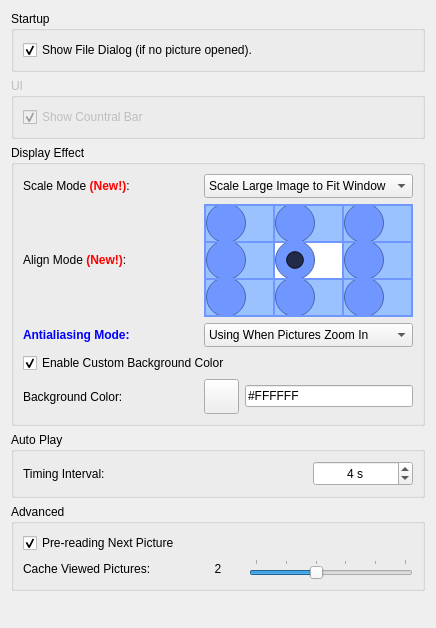
<?xml version="1.0" encoding="UTF-8"?>
<ui version="4.0">
 <class>CommonSetting</class>
 <widget class="QWidget" name="CommonSetting">
  <property name="geometry">
   <rect>
    <x>0</x>
    <y>0</y>
    <width>436</width>
    <height>616</height>
   </rect>
  </property>
  <property name="windowTitle">
   <string>Form</string>
  </property>
  <layout class="QGridLayout" name="gridLayout">
   <item row="0" column="0">
    <widget class="QGroupBox" name="groupBox">
     <property name="title">
      <string>Startup</string>
     </property>
     <layout class="QGridLayout" name="gridLayout_2">
      <item row="0" column="0" colspan="2">
       <widget class="QCheckBox" name="showDialogCheckBox">
        <property name="text">
         <string>Show File Dialog (if no picture opened).</string>
        </property>
        <property name="checked">
         <bool>true</bool>
        </property>
       </widget>
      </item>
     </layout>
    </widget>
   </item>
   <item row="5" column="0">
    <layout class="QHBoxLayout" name="horizontalLayout">
     <item>
      <spacer name="horizontalSpacer">
       <property name="orientation">
        <enum>Qt::Horizontal</enum>
       </property>
       <property name="sizeHint" stdset="0">
        <size>
         <width>40</width>
         <height>20</height>
        </size>
       </property>
      </spacer>
     </item>
     <item>
      <widget class="QDialogButtonBox" name="buttonBox">
       <property name="standardButtons">
        <set>QDialogButtonBox::NoButton</set>
       </property>
      </widget>
     </item>
    </layout>
   </item>
   <item row="2" column="0">
    <widget class="QGroupBox" name="groupBox_2">
     <property name="title">
      <string>Display Effect</string>
     </property>
     <layout class="QGridLayout" name="gridLayout_3">
      <item row="0" column="2">
       <widget class="QComboBox" name="scaleModeCombo">
        <property name="sizePolicy">
         <sizepolicy hsizetype="Preferred" vsizetype="Preferred">
          <horstretch>0</horstretch>
          <verstretch>0</verstretch>
         </sizepolicy>
        </property>
        <property name="minimumSize">
         <size>
          <width>0</width>
          <height>24</height>
         </size>
        </property>
        <item>
         <property name="text">
          <string>Scale Large Image to Fit Window</string>
         </property>
        </item>
        <item>
         <property name="text">
          <string>Keep Image Size</string>
         </property>
        </item>
        <item>
         <property name="text">
          <string>Fit Window Width</string>
         </property>
        </item>
        <item>
         <property name="text">
          <string>Fit Window Height</string>
         </property>
        </item>
        <item>
         <property name="text">
          <string>Scale to Fit Window</string>
         </property>
        </item>
        <item>
         <property name="text">
          <string>Scale to Expand Window</string>
         </property>
        </item>
       </widget>
      </item>
      <item row="2" column="2">
       <widget class="QComboBox" name="antialiasModeCombo">
        <property name="sizePolicy">
         <sizepolicy hsizetype="Preferred" vsizetype="Preferred">
          <horstretch>0</horstretch>
          <verstretch>0</verstretch>
         </sizepolicy>
        </property>
        <property name="minimumSize">
         <size>
          <width>0</width>
          <height>24</height>
         </size>
        </property>
        <item>
         <property name="text">
          <string>Using When Pictures Zoom In</string>
         </property>
        </item>
        <item>
         <property name="text">
          <string>Always Using</string>
         </property>
        </item>
        <item>
         <property name="text">
          <string>Never Using</string>
         </property>
        </item>
       </widget>
      </item>
      <item row="2" column="0">
       <widget class="QLabel" name="label_2">
        <property name="text">
         <string>&lt;html&gt;&lt;head/&gt;&lt;body&gt;&lt;p&gt;&lt;span style=&quot; font-weight:600; color:#0000ff;&quot;&gt;Antialiasing Mode:&lt;/span&gt;&lt;/p&gt;&lt;/body&gt;&lt;/html&gt;</string>
        </property>
       </widget>
      </item>
      <item row="5" column="0">
       <widget class="QLabel" name="colorLabel">
        <property name="text">
         <string>Background Color:</string>
        </property>
       </widget>
      </item>
      <item row="0" column="0">
       <widget class="QLabel" name="label_4">
        <property name="text">
         <string>&lt;html&gt;&lt;head/&gt;&lt;body&gt;&lt;p&gt;Scale Mode &lt;span style=&quot; font-weight:600; color:#ff0000;&quot;&gt;(New!)&lt;/span&gt;&lt;span style=&quot; color:#000000;&quot;&gt;:&lt;/span&gt;&lt;/p&gt;&lt;/body&gt;&lt;/html&gt;</string>
        </property>
       </widget>
      </item>
      <item row="5" column="2">
       <layout class="QHBoxLayout" name="horizontalLayout_2">
        <property name="sizeConstraint">
         <enum>QLayout::SetDefaultConstraint</enum>
        </property>
        <item>
         <widget class="QPushButton" name="colorButton">
          <property name="sizePolicy">
           <sizepolicy hsizetype="Fixed" vsizetype="Fixed">
            <horstretch>0</horstretch>
            <verstretch>0</verstretch>
           </sizepolicy>
          </property>
          <property name="minimumSize">
           <size>
            <width>35</width>
            <height>35</height>
           </size>
          </property>
          <property name="maximumSize">
           <size>
            <width>35</width>
            <height>35</height>
           </size>
          </property>
          <property name="styleSheet">
           <string notr="true"/>
          </property>
          <property name="text">
           <string/>
          </property>
          <property name="iconSize">
           <size>
            <width>35</width>
            <height>35</height>
           </size>
          </property>
         </widget>
        </item>
        <item>
         <widget class="QLineEdit" name="colorEdit">
          <property name="sizePolicy">
           <sizepolicy hsizetype="Preferred" vsizetype="Fixed">
            <horstretch>0</horstretch>
            <verstretch>0</verstretch>
           </sizepolicy>
          </property>
          <property name="text">
           <string>#FFFFFF</string>
          </property>
          <property name="readOnly">
           <bool>true</bool>
          </property>
         </widget>
        </item>
       </layout>
      </item>
      <item row="4" column="0" colspan="3">
       <widget class="QCheckBox" name="colorCheckBox">
        <property name="text">
         <string>Enable Custom Background Color</string>
        </property>
        <property name="checked">
         <bool>true</bool>
        </property>
       </widget>
      </item>
      <item row="1" column="0">
       <widget class="QLabel" name="label_5">
        <property name="text">
         <string>&lt;html&gt;&lt;head/&gt;&lt;body&gt;&lt;p&gt;Align Mode &lt;span style=&quot; font-weight:600; color:#ff0000;&quot;&gt;(New!)&lt;/span&gt;:&lt;/p&gt;&lt;/body&gt;&lt;/html&gt;</string>
        </property>
       </widget>
      </item>
      <item row="1" column="2">
       <widget class="QFrame" name="frame">
        <property name="minimumSize">
         <size>
          <width>0</width>
          <height>0</height>
         </size>
        </property>
        <property name="maximumSize">
         <size>
          <width>16777215</width>
          <height>16777215</height>
         </size>
        </property>
        <property name="autoFillBackground">
         <bool>false</bool>
        </property>
        <property name="styleSheet">
         <string notr="true">background-color: rgb(112, 150, 255);</string>
        </property>
        <property name="frameShape">
         <enum>QFrame::NoFrame</enum>
        </property>
        <property name="frameShadow">
         <enum>QFrame::Raised</enum>
        </property>
        <layout class="QGridLayout" name="gridLayout_8">
         <property name="margin">
          <number>2</number>
         </property>
         <property name="spacing">
          <number>2</number>
         </property>
         <item row="0" column="1">
          <widget class="QRadioButton" name="centerTopButton">
           <property name="sizePolicy">
            <sizepolicy hsizetype="Preferred" vsizetype="Preferred">
             <horstretch>0</horstretch>
             <verstretch>0</verstretch>
            </sizepolicy>
           </property>
           <property name="minimumSize">
            <size>
             <width>35</width>
             <height>35</height>
            </size>
           </property>
           <property name="styleSheet">
            <string notr="true">QRadioButton::checked {
	background-color: rgb(255, 255, 255);
 }

QRadioButton::unchecked {
	
	background-color: rgb(153, 194, 255);
 }

QRadioButton::indicator {
     width: 40px;
     height: 40px;
 }

 QRadioButton::indicator::unchecked {
     image: url(about:blank);
 }

 QRadioButton::indicator:unchecked:hover {
     image: url(about:blank);
 }

 QRadioButton::indicator:unchecked:pressed {
     image: url(about:blank);
 }

 QRadioButton::indicator::checked {
     image: url(about:blank);
 }

 QRadioButton::indicator:checked:hover {
     image: url(about:blank);
 }

 QRadioButton::indicator:checked:pressed {
     image: url(about:blank);
 }</string>
           </property>
           <property name="text">
            <string/>
           </property>
          </widget>
         </item>
         <item row="1" column="2">
          <widget class="QRadioButton" name="rightCenterButton">
           <property name="sizePolicy">
            <sizepolicy hsizetype="Preferred" vsizetype="Preferred">
             <horstretch>0</horstretch>
             <verstretch>0</verstretch>
            </sizepolicy>
           </property>
           <property name="minimumSize">
            <size>
             <width>35</width>
             <height>35</height>
            </size>
           </property>
           <property name="styleSheet">
            <string notr="true">QRadioButton::checked {
	background-color: rgb(255, 255, 255);
 }

QRadioButton::unchecked {
	
	background-color: rgb(153, 194, 255);
 }

QRadioButton::indicator {
     width: 40px;
     height: 40px;
 }

 QRadioButton::indicator::unchecked {
     image: url(about:blank);
 }

 QRadioButton::indicator:unchecked:hover {
     image: url(about:blank);
 }

 QRadioButton::indicator:unchecked:pressed {
     image: url(about:blank);
 }

 QRadioButton::indicator::checked {
     image: url(about:blank);
 }

 QRadioButton::indicator:checked:hover {
     image: url(about:blank);
 }

 QRadioButton::indicator:checked:pressed {
     image: url(about:blank);
 }</string>
           </property>
           <property name="text">
            <string/>
           </property>
          </widget>
         </item>
         <item row="1" column="1">
          <widget class="QRadioButton" name="centerCenterButton">
           <property name="sizePolicy">
            <sizepolicy hsizetype="Preferred" vsizetype="Preferred">
             <horstretch>0</horstretch>
             <verstretch>0</verstretch>
            </sizepolicy>
           </property>
           <property name="minimumSize">
            <size>
             <width>35</width>
             <height>35</height>
            </size>
           </property>
           <property name="styleSheet">
            <string notr="true">QRadioButton::checked {
	background-color: rgb(255, 255, 255);
 }

QRadioButton::unchecked {
	
	background-color: rgb(153, 194, 255);
 }

QRadioButton::indicator {
     width: 40px;
     height: 40px;
 }

 QRadioButton::indicator::unchecked {
     image: url(about:blank);
 }

 QRadioButton::indicator:unchecked:hover {
     image: url(about:blank);
 }

 QRadioButton::indicator:unchecked:pressed {
     image: url(about:blank);
 }

 QRadioButton::indicator::checked {
     image: url(about:blank);
 }

 QRadioButton::indicator:checked:hover {
     image: url(about:blank);
 }

 QRadioButton::indicator:checked:pressed {
     image: url(about:blank);
 }</string>
           </property>
           <property name="text">
            <string/>
           </property>
           <property name="checked">
            <bool>true</bool>
           </property>
          </widget>
         </item>
         <item row="2" column="1">
          <widget class="QRadioButton" name="centerBottomButton">
           <property name="sizePolicy">
            <sizepolicy hsizetype="Preferred" vsizetype="Preferred">
             <horstretch>0</horstretch>
             <verstretch>0</verstretch>
            </sizepolicy>
           </property>
           <property name="minimumSize">
            <size>
             <width>35</width>
             <height>35</height>
            </size>
           </property>
           <property name="styleSheet">
            <string notr="true">QRadioButton::checked {
	background-color: rgb(255, 255, 255);
 }

QRadioButton::unchecked {
	
	background-color: rgb(153, 194, 255);
 }

QRadioButton::indicator {
     width: 40px;
     height: 40px;
 }

 QRadioButton::indicator::unchecked {
     image: url(about:blank);
 }

 QRadioButton::indicator:unchecked:hover {
     image: url(about:blank);
 }

 QRadioButton::indicator:unchecked:pressed {
     image: url(about:blank);
 }

 QRadioButton::indicator::checked {
     image: url(about:blank);
 }

 QRadioButton::indicator:checked:hover {
     image: url(about:blank);
 }

 QRadioButton::indicator:checked:pressed {
     image: url(about:blank);
 }</string>
           </property>
           <property name="text">
            <string/>
           </property>
           <property name="iconSize">
            <size>
             <width>19</width>
             <height>19</height>
            </size>
           </property>
          </widget>
         </item>
         <item row="2" column="0">
          <widget class="QRadioButton" name="leftBottomButton">
           <property name="sizePolicy">
            <sizepolicy hsizetype="Preferred" vsizetype="Preferred">
             <horstretch>0</horstretch>
             <verstretch>0</verstretch>
            </sizepolicy>
           </property>
           <property name="minimumSize">
            <size>
             <width>35</width>
             <height>35</height>
            </size>
           </property>
           <property name="styleSheet">
            <string notr="true">QRadioButton::checked {
	background-color: rgb(255, 255, 255);
 }

QRadioButton::unchecked {
	
	background-color: rgb(153, 194, 255);
 }

QRadioButton::indicator {
     width: 40px;
     height: 40px;
 }

 QRadioButton::indicator::unchecked {
     image: url(about:blank);
 }

 QRadioButton::indicator:unchecked:hover {
     image: url(about:blank);
 }

 QRadioButton::indicator:unchecked:pressed {
     image: url(about:blank);
 }

 QRadioButton::indicator::checked {
     image: url(about:blank);
 }

 QRadioButton::indicator:checked:hover {
     image: url(about:blank);
 }

 QRadioButton::indicator:checked:pressed {
     image: url(about:blank);
 }</string>
           </property>
           <property name="text">
            <string/>
           </property>
           <property name="iconSize">
            <size>
             <width>19</width>
             <height>19</height>
            </size>
           </property>
          </widget>
         </item>
         <item row="0" column="2">
          <widget class="QRadioButton" name="rightTopButton">
           <property name="sizePolicy">
            <sizepolicy hsizetype="Preferred" vsizetype="Preferred">
             <horstretch>0</horstretch>
             <verstretch>0</verstretch>
            </sizepolicy>
           </property>
           <property name="minimumSize">
            <size>
             <width>35</width>
             <height>35</height>
            </size>
           </property>
           <property name="styleSheet">
            <string notr="true">QRadioButton::checked {
	background-color: rgb(255, 255, 255);
 }

QRadioButton::unchecked {
	
	background-color: rgb(153, 194, 255);
 }

QRadioButton::indicator {
     width: 40px;
     height: 40px;
 }

 QRadioButton::indicator::unchecked {
     image: url(about:blank);
 }

 QRadioButton::indicator:unchecked:hover {
     image: url(about:blank);
 }

 QRadioButton::indicator:unchecked:pressed {
     image: url(about:blank);
 }

 QRadioButton::indicator::checked {
     image: url(about:blank);
 }

 QRadioButton::indicator:checked:hover {
     image: url(about:blank);
 }

 QRadioButton::indicator:checked:pressed {
     image: url(about:blank);
 }</string>
           </property>
           <property name="text">
            <string/>
           </property>
          </widget>
         </item>
         <item row="1" column="0">
          <widget class="QRadioButton" name="leftCenterButton">
           <property name="sizePolicy">
            <sizepolicy hsizetype="Preferred" vsizetype="Preferred">
             <horstretch>0</horstretch>
             <verstretch>0</verstretch>
            </sizepolicy>
           </property>
           <property name="minimumSize">
            <size>
             <width>35</width>
             <height>35</height>
            </size>
           </property>
           <property name="styleSheet">
            <string notr="true">QRadioButton::checked {
	background-color: rgb(255, 255, 255);
 }

QRadioButton::unchecked {
	
	background-color: rgb(153, 194, 255);
 }

QRadioButton::indicator {
     width: 40px;
     height: 40px;
 }

 QRadioButton::indicator::unchecked {
     image: url(about:blank);
 }

 QRadioButton::indicator:unchecked:hover {
     image: url(about:blank);
 }

 QRadioButton::indicator:unchecked:pressed {
     image: url(about:blank);
 }

 QRadioButton::indicator::checked {
     image: url(about:blank);
 }

 QRadioButton::indicator:checked:hover {
     image: url(about:blank);
 }

 QRadioButton::indicator:checked:pressed {
     image: url(about:blank);
 }</string>
           </property>
           <property name="text">
            <string/>
           </property>
          </widget>
         </item>
         <item row="2" column="2">
          <widget class="QRadioButton" name="rightBottomButton">
           <property name="sizePolicy">
            <sizepolicy hsizetype="Preferred" vsizetype="Preferred">
             <horstretch>0</horstretch>
             <verstretch>0</verstretch>
            </sizepolicy>
           </property>
           <property name="minimumSize">
            <size>
             <width>35</width>
             <height>35</height>
            </size>
           </property>
           <property name="styleSheet">
            <string notr="true">QRadioButton::checked {
	background-color: rgb(255, 255, 255);
 }

QRadioButton::unchecked {
	
	background-color: rgb(153, 194, 255);
 }

QRadioButton::indicator {
     width: 40px;
     height: 40px;
 }

 QRadioButton::indicator::unchecked {
     image: url(about:blank);
 }

 QRadioButton::indicator:unchecked:hover {
     image: url(about:blank);
 }

 QRadioButton::indicator:unchecked:pressed {
     image: url(about:blank);
 }

 QRadioButton::indicator::checked {
     image: url(about:blank);
 }

 QRadioButton::indicator:checked:hover {
     image: url(about:blank);
 }

 QRadioButton::indicator:checked:pressed {
     image: url(about:blank);
 }</string>
           </property>
           <property name="text">
            <string/>
           </property>
           <property name="iconSize">
            <size>
             <width>19</width>
             <height>19</height>
            </size>
           </property>
           <property name="checked">
            <bool>false</bool>
           </property>
          </widget>
         </item>
         <item row="0" column="0">
          <widget class="QRadioButton" name="leftTopButton">
           <property name="sizePolicy">
            <sizepolicy hsizetype="Preferred" vsizetype="Preferred">
             <horstretch>0</horstretch>
             <verstretch>0</verstretch>
            </sizepolicy>
           </property>
           <property name="minimumSize">
            <size>
             <width>35</width>
             <height>35</height>
            </size>
           </property>
           <property name="styleSheet">
            <string notr="true">QRadioButton::checked {
	background-color: rgb(255, 255, 255);
 }

QRadioButton::unchecked {
	
	background-color: rgb(153, 194, 255);
 }

QRadioButton::indicator {
     width: 40px;
     height: 40px;
 }

 QRadioButton::indicator::unchecked {
     image: url(about:blank);
 }

 QRadioButton::indicator:unchecked:hover {
     image: url(about:blank);
 }

 QRadioButton::indicator:unchecked:pressed {
     image: url(about:blank);
 }

 QRadioButton::indicator::checked {
     image: url(about:blank);
 }

 QRadioButton::indicator:checked:hover {
     image: url(about:blank);
 }

 QRadioButton::indicator:checked:pressed {
     image: url(about:blank);
 }</string>
           </property>
           <property name="text">
            <string/>
           </property>
          </widget>
         </item>
        </layout>
       </widget>
      </item>
     </layout>
    </widget>
   </item>
   <item row="3" column="0">
    <widget class="QGroupBox" name="groupBox_3">
     <property name="title">
      <string>Auto Play</string>
     </property>
     <layout class="QGridLayout" name="gridLayout_4">
      <item row="0" column="1">
       <widget class="QSpinBox" name="timerSpinBox">
        <property name="sizePolicy">
         <sizepolicy hsizetype="Fixed" vsizetype="Preferred">
          <horstretch>0</horstretch>
          <verstretch>0</verstretch>
         </sizepolicy>
        </property>
        <property name="minimumSize">
         <size>
          <width>100</width>
          <height>25</height>
         </size>
        </property>
        <property name="styleSheet">
         <string notr="true"> QSpinBox::down-button {
     subcontrol-origin: border;
     subcontrol-position: left; 

     width: 25px;
     border-image: url(:/Left2.png);
     border-width: 0px;
     border-top-width: 0;
 }

QSpinBox::up-button {
     subcontrol-origin: border;
     subcontrol-position: right;

     width: 25px;
     border-image: url(:/Right2.png);
     border-width: 0px;
 }</string>
        </property>
        <property name="alignment">
         <set>Qt::AlignCenter</set>
        </property>
        <property name="suffix">
         <string> s</string>
        </property>
        <property name="minimum">
         <number>1</number>
        </property>
        <property name="maximum">
         <number>1000</number>
        </property>
        <property name="value">
         <number>4</number>
        </property>
       </widget>
      </item>
      <item row="0" column="0">
       <widget class="QLabel" name="label_3">
        <property name="sizePolicy">
         <sizepolicy hsizetype="Preferred" vsizetype="Preferred">
          <horstretch>0</horstretch>
          <verstretch>0</verstretch>
         </sizepolicy>
        </property>
        <property name="text">
         <string>Timing Interval:</string>
        </property>
       </widget>
      </item>
     </layout>
    </widget>
   </item>
   <item row="1" column="0">
    <widget class="QGroupBox" name="ui_groupBox">
     <property name="enabled">
      <bool>false</bool>
     </property>
     <property name="title">
      <string>UI</string>
     </property>
     <layout class="QGridLayout" name="gridLayout_5">
      <item row="0" column="0">
       <widget class="QCheckBox" name="checkBox">
        <property name="text">
         <string>Show Countral Bar</string>
        </property>
        <property name="checked">
         <bool>true</bool>
        </property>
       </widget>
      </item>
     </layout>
    </widget>
   </item>
   <item row="4" column="0">
    <widget class="QGroupBox" name="groupBox_4">
     <property name="title">
      <string>Advanced</string>
     </property>
     <layout class="QGridLayout" name="gridLayout_6">
      <item row="1" column="0">
       <layout class="QHBoxLayout" name="horizontalLayout_3">
        <item>
         <widget class="QLabel" name="label">
          <property name="toolTip">
           <string>If the memory of your computer is large than 1G, cache is suggested.</string>
          </property>
          <property name="text">
           <string>Cache Viewed Pictures:</string>
          </property>
         </widget>
        </item>
        <item>
         <widget class="QLabel" name="cacheValueLabel">
          <property name="sizePolicy">
           <sizepolicy hsizetype="Preferred" vsizetype="Fixed">
            <horstretch>0</horstretch>
            <verstretch>0</verstretch>
           </sizepolicy>
          </property>
          <property name="minimumSize">
           <size>
            <width>40</width>
            <height>0</height>
           </size>
          </property>
          <property name="maximumSize">
           <size>
            <width>50</width>
            <height>16777215</height>
           </size>
          </property>
          <property name="text">
           <string>2</string>
          </property>
          <property name="alignment">
           <set>Qt::AlignCenter</set>
          </property>
         </widget>
        </item>
        <item>
         <widget class="QSlider" name="cacheValueSlider">
          <property name="sizePolicy">
           <sizepolicy hsizetype="Preferred" vsizetype="Fixed">
            <horstretch>0</horstretch>
            <verstretch>0</verstretch>
           </sizepolicy>
          </property>
          <property name="focusPolicy">
           <enum>Qt::TabFocus</enum>
          </property>
          <property name="minimum">
           <number>0</number>
          </property>
          <property name="maximum">
           <number>5</number>
          </property>
          <property name="pageStep">
           <number>1</number>
          </property>
          <property name="value">
           <number>2</number>
          </property>
          <property name="sliderPosition">
           <number>2</number>
          </property>
          <property name="tracking">
           <bool>false</bool>
          </property>
          <property name="orientation">
           <enum>Qt::Horizontal</enum>
          </property>
          <property name="invertedAppearance">
           <bool>false</bool>
          </property>
          <property name="invertedControls">
           <bool>false</bool>
          </property>
          <property name="tickPosition">
           <enum>QSlider::TicksAbove</enum>
          </property>
         </widget>
        </item>
       </layout>
      </item>
      <item row="0" column="0">
       <widget class="QCheckBox" name="preReadingCheckBox">
        <property name="toolTip">
         <string>This will speed up picture switching.</string>
        </property>
        <property name="statusTip">
         <string/>
        </property>
        <property name="text">
         <string>Pre-reading Next Picture</string>
        </property>
        <property name="checked">
         <bool>true</bool>
        </property>
       </widget>
      </item>
     </layout>
    </widget>
   </item>
  </layout>
 </widget>
 <tabstops>
  <tabstop>showDialogCheckBox</tabstop>
  <tabstop>checkBox</tabstop>
  <tabstop>antialiasModeCombo</tabstop>
  <tabstop>colorCheckBox</tabstop>
  <tabstop>colorButton</tabstop>
  <tabstop>colorEdit</tabstop>
  <tabstop>timerSpinBox</tabstop>
  <tabstop>preReadingCheckBox</tabstop>
  <tabstop>cacheValueSlider</tabstop>
  <tabstop>buttonBox</tabstop>
 </tabstops>
 <resources/>
 <connections/>
</ui>
